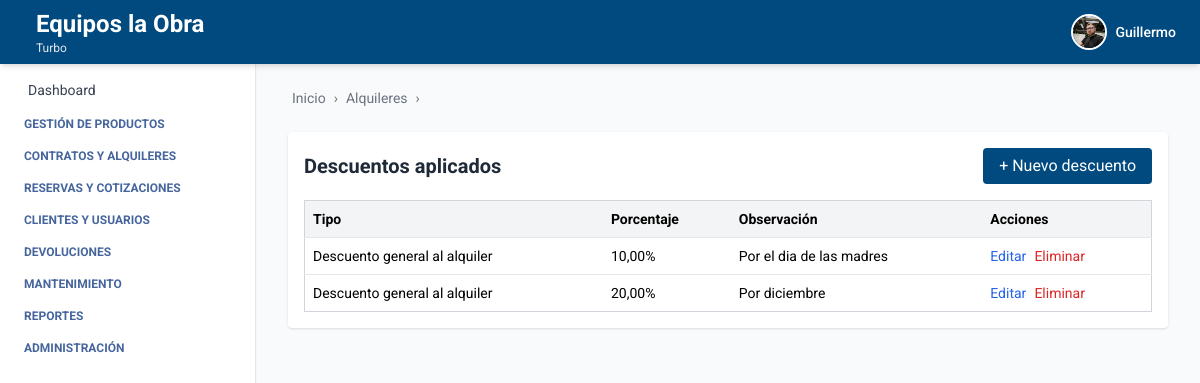
/descuentos/ (signed in), run on an earlier commit of the app's database.
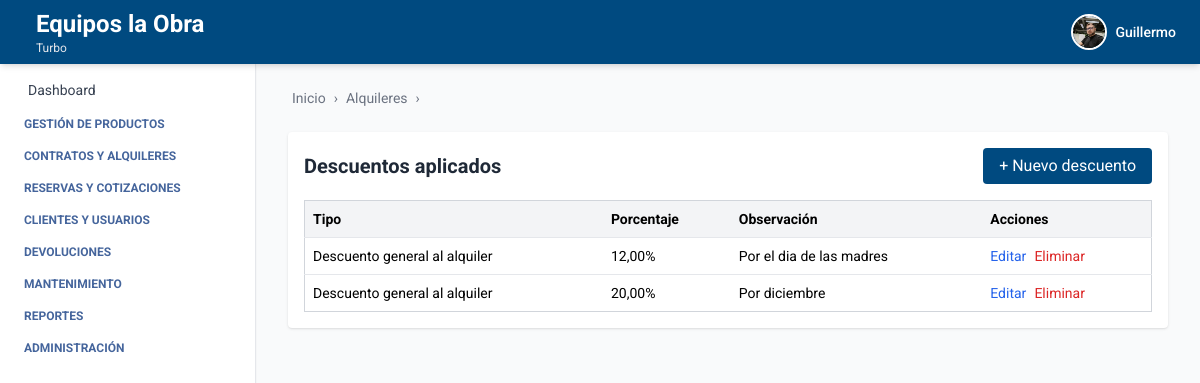
And on a later commit of the database.
### descuento/models.py (models this page shows, shortened)
class Descuento(models.Model):
    TIPO_CHOICES = [
        ('general', 'Descuento general al alquiler'),
        ('por_producto', 'Descuento aplicado a productos'),
    ]
    nombre = models.CharField(max_length=100)
    descripcion = models.TextField(blank=True)
    tipo = models.CharField(max_length=20, choices=TIPO_CHOICES)
    porcentaje = models.DecimalField(max_digits=5, decimal_places=2, help_text="Ej. 10 para 10%")
    activo = models.BooleanField(default=True)
    empresa = models.ForeignKey(Empresa, on_delete=models.CASCADE, related_name='descuentos', default=1)
    created_at = models.DateTimeField(auto_now_add=True)
    updated_at = models.DateTimeField(auto_now=True)
    creado_por = models.CharField(max_length=100, blank=True, null=True)
    modificado_por = models.CharField(max_length=100, blank=True, null=True)

### descuento/views.py (the view)
# urls.py: path('descuentos/', descuento_list, name='descuento_list'),
@login_required
def descuento_list(request):
    descuentos = Descuento.objects.filter(empresa=request.user.empresa)
    return render(request, 'descuento_list.html', {
        'descuentos': descuentos,
        'breadcrumb_items': [('Alquileres', 'Descuentos')],
    })

### descuento/templates/descuento_list.html
{% extends 'index.html' %}
{% block breadcrumb %}
  {% include 'breadcrumb.html' with home='/' breadcrumbs=breadcrumb_items %}
{% endblock %}
{% block content %}
<div class="max-w-5xl mx-auto bg-white p-4 mt-6 rounded shadow">
  <div class="flex justify-between items-center mb-4">
    <h2 class="text-xl font-bold text-gray-800">Descuentos aplicados</h2>
    <a href="{% url 'descuento_create' %}" class="bg-[var(--primary-color)] text-white px-4 py-1.5 rounded hover:bg-blue-800">
      + Nuevo descuento
    </a>
  </div>
  <table class="min-w-full bg-white border border-gray-300 rounded text-sm">
    <thead class="bg-gray-100">
      <tr>
        <th class="text-left p-2">Tipo</th>
        <th class="text-left p-2">Porcentaje</th>
        <th class="text-left p-2">Observación</th>
        <th class="text-left p-2">Acciones</th>
      </tr>
    </thead>
    <tbody>
      {% for d in descuentos %}
      <tr class="border-t">
        <td class="p-2">{{ d.get_tipo_display }}</td>
        <td class="p-2">{{ d.porcentaje }}%</td>
        <td class="p-2">{{ d.descripcion|default:"—" }}</td>
        <td class="p-2 flex gap-2">
          <a href="{% url 'descuento_edit' d.pk %}" class="text-blue-600 hover:text-blue-800 text-sm">Editar</a>
          <a href="{% url 'descuento_delete' d.pk %}" class="text-red-600 hover:text-red-800 text-sm">Eliminar</a>
        </td>
      </tr>
      {% empty %}
      <tr>
        <td colspan="5" class="p-4 text-center text-gray-500">No hay descuentos aplicados.</td>
      </tr>
      {% endfor %}
    </tbody>
  </table>
</div>
{% endblock %}

What changed in the data, as far as the page shows it:
changed Descuento "Por el dia de las madres": porcentaje "10,00" → "12,00"
